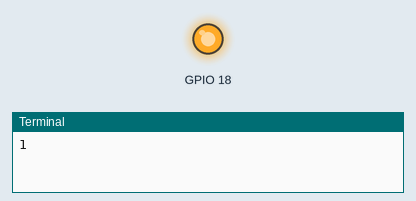
This program was run on a simulated Raspberry Pi (BCM pin numbers). Shown: output pins drawn as LEDs (lit = HIGH), the last lines printed to the terminal.

Above: at 0.1 s.
At 0.6 s:
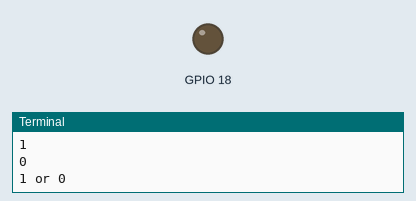
Timing chart, 0 to 2.1 s (numbered marks = the images above):
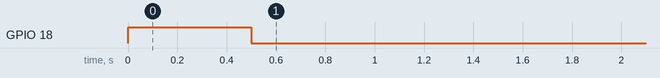

The program:

LED.py
```python
import RPi.GPIO as GPIO
import time
GPIO.setmode(GPIO.BCM)
GPIO.setwarnings(False)
GPIO.setup(18,GPIO.OUT)

print '1' ;
GPIO.output(18,GPIO.HIGH)
time.sleep(0.5)
print '0' ;
GPIO.output(18,GPIO.LOW)


while(True):
    x=input('1'+' '+'o'+'r'+' '+'0'+' ');
    if(x == 1):
        GPIO.output(18,GPIO.HIGH);
    elif(x == 0):
        GPIO.output(18,GPIO.LOW);
    else:
        GPIO.output(18,GPIO.LOW);
        break;
```
